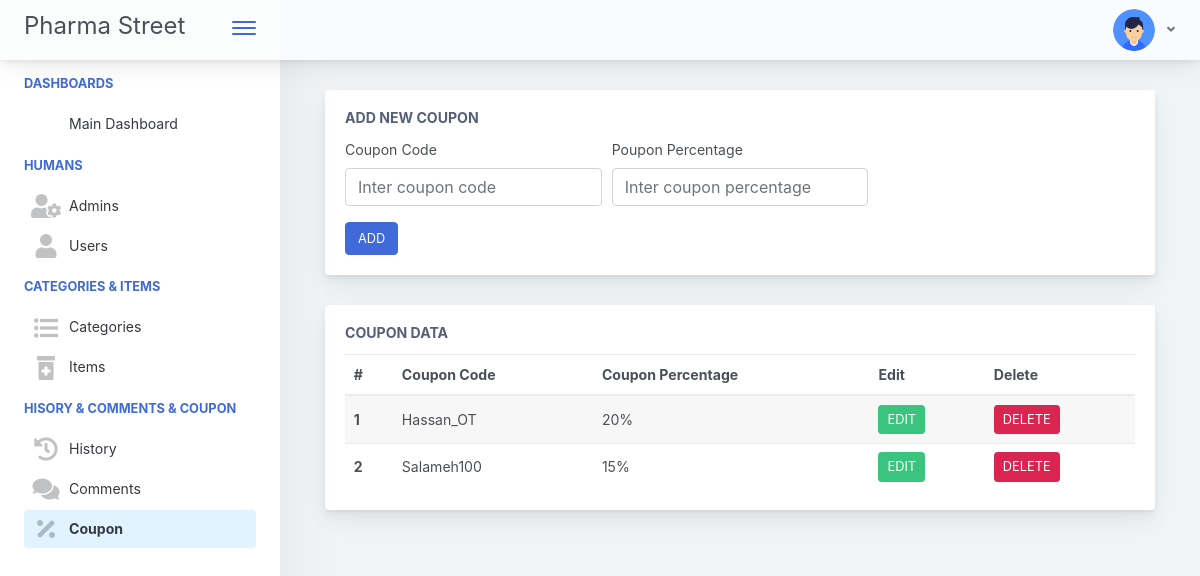
Page /admin/manage_coupon.php (signed in) on the committed database.
### tables this page shows
CREATE TABLE `coupon` (
  `coupon_id` int(11) NOT NULL,
  `coupon_code` varchar(60) NOT NULL,
  `coupon_percentage` float NOT NULL
);

### admin/manage_coupon.php (the view, shortened to what this page needs)
<?php include("includes/header.php");
include('includes/config.php');
?>
<div class="app-main">
  <?php include("includes/sidebar.php"); ?>
  <div class="app-main__outer">
    <div class="app-main__inner">
      <div class="col">
        <div class="main-card mb-3 card">
          <div class="card-body">
            <h5 class="card-title">Add New Coupon</h5>
            <form class="needs-validation" novalidate action="code.php" method="POST">
              <div class="form-row">
                <div class="col-md-4 mb-3">
                  <label for="validationCustom01"> Coupon Code</label>
                  <input type="text" name='coupon_code' class="form-control" id="validationCustom01" placeholder="Inter coupon code" required>
                </div>
                <div class="col-md-4 mb-3">
                  <label for="validationCustom02">Poupon Percentage</label>
                  <input type="text" name='coupon_percentage' class="form-control" id="validationCustom02" placeholder="Inter coupon percentage" required>
                </div>
              </div>
              <button class="btn btn-primary" type="submit" name='add_coupon'>ADD</button>
            </form>
          </div>
        </div>
      </div>
      <?php
      $query = "SELECT * FROM coupon";
      $query_run = mysqli_query($conn, $query);
      ?>
      <div class="col-lg-12">
        <div class="main-card mb-3 card">
          <div class="card-body">
            <h5 class="card-title">Coupon Data</h5>
            <table class="mb-0 table table-striped">
              <thead>
                <tr>
                  <th>#</th>
                  <th>Coupon Code</th>
                  <th>Coupon Percentage</th>
                  <th>Edit </th>
                  <th>Delete</th>
                </tr>
              </thead>
              <tbody>
                <?php
                if (mysqli_num_rows($query_run) > 0) {
                  while ($row = mysqli_fetch_assoc($query_run)) {
                ?>
                    <tr>
                      <th scope="row"><?php echo $row['coupon_id']; ?></th>
                      <td><?php echo $row['coupon_code']; ?></td>
                      <td><?php echo $row['coupon_percentage']; ?>%</td>
                      <td>
                        <form action="edit_coupon.php" method="post">
                          <button type="submit" name="edit_btn" class="btn btn-success btn-sm"> EDIT</button>
                        </form>
                      </td>
                      <td>
                        <form action="code.php" method="post">
                          <button type="submit" name="delete_coupon" class="btn btn-danger btn-sm"> DELETE</button>
                        </form>
                      </td>
                    </tr>
                <?php
                  }
                } else {
                  echo "NO Record Found";
                }
                ?>
              </tbody>
            </table>
          </div>
        </div>
      </div>
    </div>
  </div>
</div>

### rows in the picture
coupon: coupon_id "1", coupon_code "Hassan_OT", coupon_percentage "20"
coupon: coupon_id "2", coupon_code "Salameh100", coupon_percentage "15"
